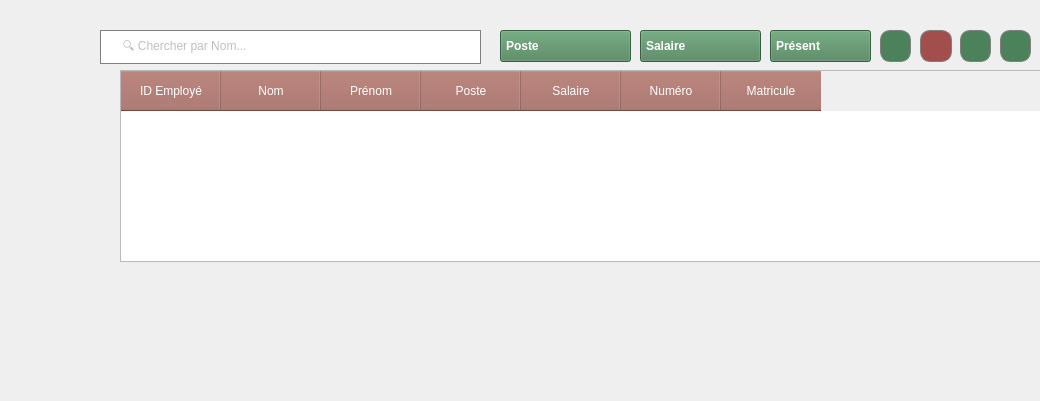
              <widget class="QWidget" name="scrollAreaWidgetContents_14">
               <property name="geometry">
                <rect>
                 <x>0</x>
                 <y>0</y>
                 <width>1040</width>
                 <height>401</height>
                </rect>
               </property>
               <property name="sizePolicy">
                <sizepolicy hsizetype="Expanding" vsizetype="Expanding">
                 <horstretch>0</horstretch>
                 <verstretch>0</verstretch>
                </sizepolicy>
               </property>
               <widget class="QComboBox" name="comboBox_11">
                <property name="geometry">
                 <rect>
                  <x>640</x>
                  <y>30</y>
                  <width>131</width>
                  <height>32</height>
                 </rect>
                </property>
                <property name="styleSheet">
                 <string notr="true">QComboBox
{
color:white;
margin-right:10px;
appearance:none;
padding-left:5px;
padding-right:5px;
font-weight:600;
background:rgb(76,130,89);
height:35px;
}
QComboBox::drop-down {
	border:none;
}
QComboBox::down-arrow {
	image:url(:/Purestay/images/icones/arrow.png);
	padding-right:20px;
	width:10px;
	color:white;
}

QComboBox::QListView {
background-color:rgb(129,153,101);
}

QComboBox::QListViewItem {
background-color:rgb(129,153,101);
}





</string>
                </property>
                <item>
                 <property name="text">
                  <string>Salaire</string>
                 </property>
                </item>
                <item>
                 <property name="text">
                  <string>Poste</string>
                 </property>
                </item>
                <item>
                 <property name="text">
                  <string>Date Embauche</string>
                 </property>
                </item>
               </widget>
               <widget class="QTableWidget" name="tableWidget_14">
                <property name="geometry">
                 <rect>
                  <x>120</x>
                  <y>70</y>
                  <width>971</width>
                  <height>192</height>
                 </rect>
                </property>
                <property name="styleSheet">
                 <string notr="true">QHeaderView::section
{
background-color:rgb(163,102,92);
width:80px;

height:40px;
color:white;
}

</string>
                </property>
                <column>
                 <property name="text">
                  <string>ID Employé</string>
                 </property>
                </column>
                <column>
                 <property name="text">
                  <string>Nom</string>
                 </property>
                </column>
                <column>
                 <property name="text">
                  <string>Prénom</string>
                 </property>
                </column>
                <column>
                 <property name="text">
                  <string>Poste</string>
                 </property>
                </column>
                <column>
                 <property name="text">
                  <string>Salaire</string>
                 </property>
                </column>
                <column>
                 <property name="text">
                  <string>Numéro</string>
                 </property>
                </column>
                <column>
                 <property name="text">
                  <string>Matricule</string>
                 </property>
                </column>
               </widget>
               <widget class="QComboBox" name="comboBox_3">
                <property name="geometry">
                 <rect>
                  <x>500</x>
                  <y>30</y>
                  <width>141</width>
                  <height>32</height>
                 </rect>
                </property>
                <property name="styleSheet">
                 <string notr="true">QComboBox
{
color:white;
margin-right:10px;
appearance:none;
padding-left:5px;
padding-right:5px;
font-weight:600;
background:rgb(76,130,89);
height:35px;
}
QComboBox::drop-down {
	border:none;
}
QComboBox::down-arrow {
	image:url(:/Purestay/images/icones/arrow.png);
	padding-right:20px;
	width:10px;
	color:white;
}

QComboBox::QListView {
background-color:rgb(129,153,101);
}

QComboBox::QListViewItem {
background-color:rgb(129,153,101);
}





</string>
                </property>
                <property name="currentText">
                 <string/>
                </property>
                <property name="placeholderText">
                 <string>Poste</string>
                </property>
                <item>
                 <property name="text">
                  <string>Poste</string>
                 </property>
                </item>
                <item>
                 <property name="text">
                  <string>Responsable RH</string>
                 </property>
                </item>
                <item>
                 <property name="text">
                  <string>Responsable Stock</string>
                 </property>
                </item>
                <item>
                 <property name="text">
                  <string>Responsable Finance</string>
                 </property>
                </item>
                <item>
                 <property name="text">
                  <string>Responsable Chambre</string>
                 </property>
                </item>
               </widget>
               <widget class="QLineEdit" name="lineEdit_3">
                <property name="geometry">
                 <rect>
                  <x>90</x>
                  <y>30</y>
                  <width>401</width>
                  <height>34</height>
                 </rect>
                </property>
                <property name="accessibleName">
                 <string/>
                </property>
                <property name="styleSheet">
                 <string notr="true">background-color:white;
border:solid;
border-color:gray;
color:gray;
padding-left:20px;
margin-left:10px;
margin-right:10px;
border-width:1px;
</string>
                </property>
                <property name="text">
                 <string/>
                </property>
                <property name="placeholderText">
                 <string>🔍 Chercher par Nom...</string>
                </property>
               </widget>
               <widget class="QWidget" name="widget_14" native="true">
                <property name="geometry">
                 <rect>
                  <x>11</x>
                  <y>11</y>
                  <width>415</width>
                  <height>16</height>
                 </rect>
                </property>
               </widget>
               <widget class="QPushButton" name="pushButton_33">
                <property name="geometry">
                 <rect>
                  <x>880</x>
                  <y>30</y>
                  <width>31</width>
                  <height>32</height>
                 </rect>
                </property>
                <property name="toolTip">
                 <string>Ajouter Une Commande</string>
                </property>
                <property name="styleSheet">
                 <string notr="true">QPushButton
{
border-color:gray;
border-width:1px;
border-style:solid;
border-radius:10px;
width:20px;
color:white;
background:rgb(76,130,89);

}
</string>
                </property>
                <property name="text">
                 <string/>
                </property>
                <property name="icon">
                 <iconset resource="purestaybackground.qrc">
                  <normaloff>:/Purestay/images/icones/ajouter.png</normaloff>:/Purestay/images/icones/ajouter.png</iconset>
                </property>
               </widget>
               <widget class="QPushButton" name="pushButton_34">
                <property name="geometry">
                 <rect>
                  <x>920</x>
                  <y>30</y>
                  <width>32</width>
                  <height>32</height>
                 </rect>
                </property>
                <property name="toolTip">
                 <string>Supprimer une commande</string>
                </property>
                <property name="styleSheet">
                 <string notr="true">QPushButton
{
border-color:gray;
border-width:1px;
border-style:solid;
border-radius:10px;
width:20px;
color:white;
background: rgb(161,78,77);

}
</string>
                </property>
                <property name="text">
                 <string/>
                </property>
                <property name="icon">
                 <iconset resource="purestaybackground.qrc">
                  <normaloff>:/Purestay/images/icones/supprimer.png</normaloff>:/Purestay/images/icones/supprimer.png</iconset>
                </property>
               </widget>
               <widget class="QPushButton" name="pushButton_37">
                <property name="geometry">
                 <rect>
                  <x>960</x>
                  <y>30</y>
                  <width>31</width>
                  <height>32</height>
                 </rect>
                </property>
                <property name="toolTip">
                 <string>Modifier</string>
                </property>
                <property name="styleSheet">
                 <string notr="true">QPushButton
{
border-color:gray;
border-width:1px;
border-style:solid;
border-radius:10px;
width:20px;
color:white;
background:rgb(76,130,89);

}
</string>
                </property>
                <property name="text">
                 <string/>
                </property>
                <property name="icon">
                 <iconset resource="purestaybackground.qrc">
                  <normaloff>:/Purestay/images/icones/modifier2.png</normaloff>:/Purestay/images/icones/modifier2.png</iconset>
                </property>
               </widget>
               <widget class="QPushButton" name="pushButton_38">
                <property name="geometry">
                 <rect>
                  <x>1000</x>
                  <y>30</y>
                  <width>31</width>
                  <height>32</height>
                 </rect>
                </property>
                <property name="toolTip">
                 <string>Modifier</string>
                </property>
                <property name="styleSheet">
                 <string notr="true">QPushButton
{
border-color:gray;
border-width:1px;
border-style:solid;
border-radius:10px;
width:20px;
color:white;
background:rgb(76,130,89);

}
</string>
                </property>
                <property name="text">
                 <string/>
                </property>
                <property name="icon">
                 <iconset resource="purestaybackground.qrc">
                  <normaloff>:/Purestay/images/icones/pdf.png</normaloff>:/Purestay/images/icones/pdf.png</iconset>
                </property>
               </widget>
               <widget class="QComboBox" name="comboBox_12">
                <property name="geometry">
                 <rect>
                  <x>770</x>
                  <y>30</y>
                  <width>111</width>
                  <height>32</height>
                 </rect>
                </property>
                <property name="styleSheet">
                 <string notr="true">QComboBox
{
color:white;
margin-right:10px;
appearance:none;
padding-left:5px;
padding-right:5px;
font-weight:600;
background:rgb(76,130,89);
height:35px;
}
QComboBox::drop-down {
	border:none;
}
QComboBox::down-arrow {
	image:url(:/Purestay/images/icones/arrow.png);
	padding-right:20px;
	width:10px;
	color:white;
}

QComboBox::QListView {
background-color:rgb(129,153,101);
}

QComboBox::QListViewItem {
background-color:rgb(129,153,101);
}





</string>
                </property>
                <item>
                 <property name="text">
                  <string>Présent</string>
                 </property>
                </item>
                <item>
                 <property name="text">
                  <string>Absent</string>
                 </property>
                </item>
               </widget>
              </widget>
